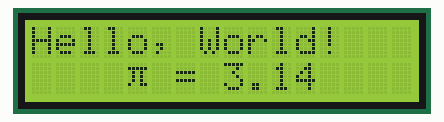
Simulated run of this sketch. Board: ESP32. On the bench: 16×2 character LCD.

Above: at 0.1 s.
At 2.2 s:
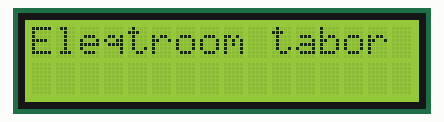

Measured:
- what the display in image 1 shows lasts 2.0 s, from 2.1 s to 4.1 s

The sketch:

LCD.ino
```cpp
/*
  Ebben a file-ban egy rovid peldan keresztul megmutatjuk a taborban
  hasznalt LCD (16x2 meretu, I2C protokol szerint) hasznalatat.

  Itt az ESP32 Szinkron (vagyis orajelre torteno) Soros (egy adatvezeteken kuldjuk az adatokat, sorban)
  kommunikaciot folytat. Ennek egy tipusa az I2C protokol, amivel mukodik a kijelzonk. Ez szamunkra nem lesz
  fontos, hiszen a konzvtar elvegzi ezt nekunk.

  !!!FONTOS

  Az LCD kijelzon lathato 4 lab, rendre a GND (Fold), VCC (tap, nekunk ez 5V), SDA (adatkabel) es SCL (Orajel)
  Az ESP32-n nekunk az SDA labat a P21 labra, az SCL-t a P22 labra kell kotnunk, ezek az alapertelmezett I2C labak.
*/

// Ha hagyomanyos LCD kijelzovel van dolgunk akkor a LiquidCrystal.h-t szoktuk hasznalni, lenyegeben
// ennek egy I2C kommunikaciora modositott valtozata kell most nekunk

#include "LiquidCrystal_I2C.h"

int lcdColumns = 16; //  Megadjuk az oszlopok szamat
int lcdRows = 2; // Megadjuk a sorok szamat

// Alapvetoen ez a ket adat az LCD kijelzon meghataroz egy darab "cellat", amit mi kitoltunk egy
// altalunk valasztott karakterrel. (Ha egy karaktert keresunk akkor erre az LCD character table alkalmas)
// A megadott karaktert (ami 1 byte -> 8 bit) az ESP elkuldi az LCD-nek a cella adataival, o pedig ezt megjeleniti.


// Megadjuk az LCD I2C cimet (ezt a gyarto adta meg), majd ezt koveti az oszlopok es sorok szama
LiquidCrystal_I2C lcd(0x27, lcdColumns, lcdRows);

void setup(){
  // Ez a parancs az LCD-t uzemkesz allapotba rakja
  lcd.begin();
  // Ez a parancs pedig a hattervilagitast kapcsolja be a kijelzon
  lcd.backlight();
}

void loop(){
  // Megadjuk az oszlop es sorszamot, ahonnan kezdve szeretnenk irni most (mindketto 0-tol van szamozva!)
  lcd.setCursor(0, 0);
  // Es egy szoveget elkuldunk a kijelzonek (Ha ez nagyobb mint 16 karakter akkor lecsuszik!)
  lcd.print("Hello, World!");

  lcd.setCursor(4, 1); // Itt a masodik sorba es az otodik oszlopba lepunk

  lcd.print((char)0xF7); // Itt megadunk egy karakterkodot, ami kilesve a karaktertablabol a pi jele (ez binarisan = 1111 0111)

  lcd.setCursor(5, 1); // tovabblepunk egy karaktert

  lcd.print(" = 3.14");

  delay(2000); // Ez a parancs jelez az ESP32-nek hogy pihenjen 2000ms-ig (ami 2 masodperc)
  lcd.clear(); //  Ez a parancs letorol minden eddig megjelenitett karaktert

  // Es itt kiirunk egy ujabb szoveget, mar a tiszta kepernyore

  lcd.setCursor(0, 0);

  // Es egy szoveget elkuldunk a kijelzonek (Ha ez nagyobb mint 16 karakter akkor lecsuszik!)
  lcd.print("Eleqtroom tabor 2024!"); // Ez direkt egy olyan pelda, ami nagyobb mint 16 karakter
  // es lathatjuk, hogy lecsusznak a karakterek.

  delay(2000); // Ez a parancs jelez az ESP32-nek hogy pihenjen 2000ms-ig (ami 2 masodperc)
  lcd.clear(); //  Ez a parancs letorol minden eddig megjelenitett karaktert

}
```
